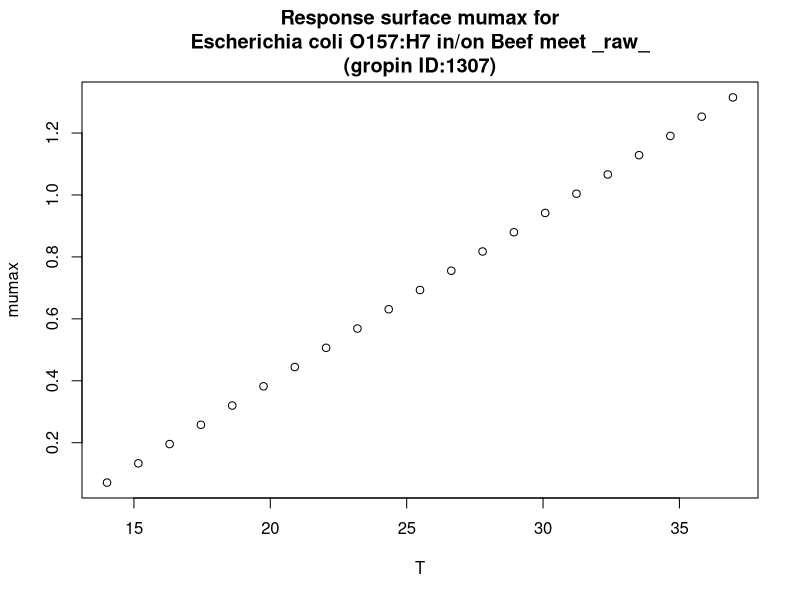

Write the R code that produced this figure.
#############################
# start of Parameter script
#############################
T <- seq(14.014,36.963036963037,length.out=21)
#############################
# end of Parameter script
#############################
############################# 
# start of Model script Gropin ID 1307 
#############################
 
# constant coefficients for this model
 
variables <- data.frame(T)
argumentsPar <- expand.grid(variables)
 
# heart of the model
response_surface <- function(T) {
   mumax <-0.0542*(T-12.7)

return(mumax=mumax)
} 

# output parameters
responseSurface <- cbind(argumentsPar,response_surface(argumentsPar['T']))
colnames(responseSurface) <- c(colnames(argumentsPar),'mumax')
#############################
# End of Model script
#############################
############################# 
# start of Visualisation script Gropin ID 1307 
#############################
plot(T,responseSurface$'mumax',xlab='T',
                          ylab='mumax',main='Response surface mumax for
Escherichia coli O157:H7 in/on Beef meet _raw_
(gropin ID:1307)')
#############################
# End of Visualisation script
#############################
